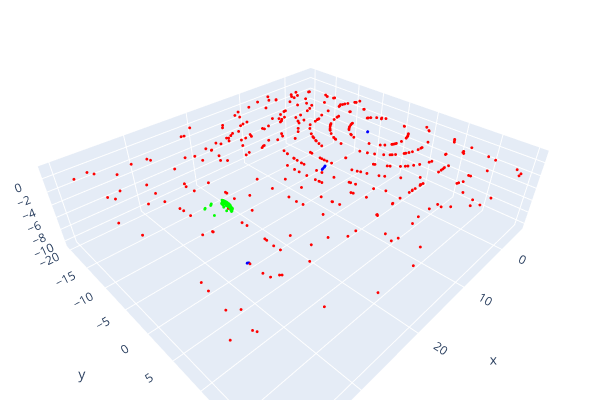

Notebook code cell kept with this figure:
### Code cell
pcd = o3d.geometry.PointCloud()
pcd.points = o3d.utility.Vector3dVector(validation_batch[0][0])
pcd.colors = o3d.utility.Vector3dVector(validation_batch[1][0])
o3d.visualization.draw_plotly([pcd])

### Figure 1 — Plotly figure (JSON) as saved in the notebook; plotly's stock layout.template omitted (floating-point values rounded to 4 significant figures; data arrays with more than 128 entries replaced by an {"elided": "..."} marker saying what was removed)
{"data": [{"marker": {"color": {"elided": "500x3 int values"}, "size": 1}, "mode": "markers", "type": "scatter3d", "x": {"elided": "500 float values"}, "y": {"elided": "500 float values"}, "z": {"elided": "500 float values"}}], "layout": {"height": 400, "margin": {"b": 0, "l": 0, "r": 0, "t": 0}, "scene": {"camera": {"center": {"x": 0, "y": 0, "z": 0}, "up": {"x": 0, "y": 0, "z": 1}}}, "showlegend": false, "width": 600}}
